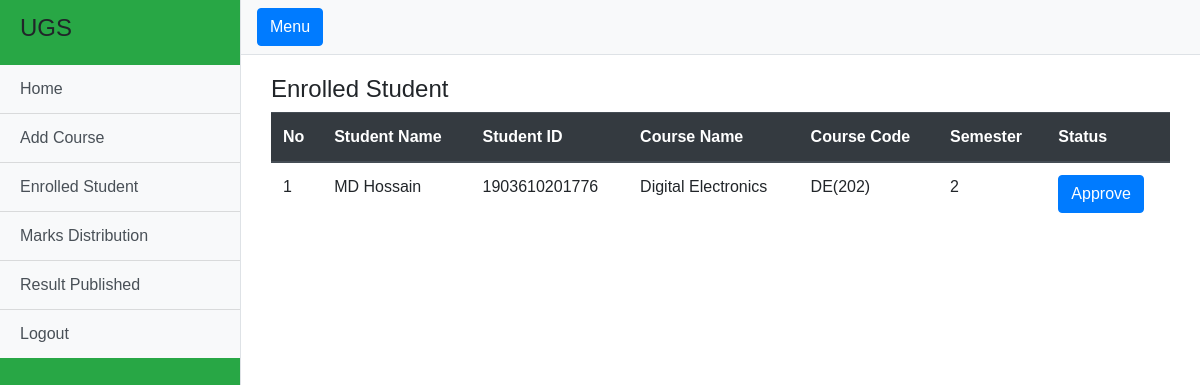
/admin/enrolled_student.php (signed in), run on the app's committed database.
### tables this page shows
CREATE TABLE IF NOT EXISTS `enrolled_course` (
  `id` int(11) NOT NULL AUTO_INCREMENT,
  `course_id` int(11) NOT NULL,
  `student_id` int(11) NOT NULL,
  `status` int(11) NOT NULL,
  PRIMARY KEY (`id`)
);

CREATE TABLE IF NOT EXISTS `student_info` (
  `id` int(11) NOT NULL AUTO_INCREMENT,
  `name` varchar(30) NOT NULL,
  `student_id` varchar(30) NOT NULL,
  `email` varchar(30) NOT NULL,
  `password` varchar(100) NOT NULL,
  PRIMARY KEY (`id`)
);

CREATE TABLE IF NOT EXISTS `course` (
  `id` int(11) NOT NULL AUTO_INCREMENT,
  `name` varchar(30) NOT NULL,
  `code` varchar(10) NOT NULL,
  `semester` int(11) NOT NULL,
  `avail` int(11) NOT NULL,
  PRIMARY KEY (`id`)
);

### admin/enrolled_student.php (the view, shortened to what this page needs)
<?php
require_once ("../libs/conn.php");
?>
<!DOCTYPE html>
<html lang="en">
<head>
  <link href="vendor/bootstrap/css/bootstrap.min.css" rel="stylesheet">
  <link href="css/simple-sidebar.css" rel="stylesheet">
</head>
<body style="font-family: 'SolaimanLipi', Arial, sans-serif !important;" >
  <div class="d-flex" id="wrapper">
    <?php include("sidebar.php");?>
    <div id="page-content-wrapper">
      <nav  class="navbar navbar-expand-lg navbar-light bg-light border-bottom" >
        <button class="btn btn-primary" id="menu-toggle">Menu</button>
      </nav>
      <div class="container-fluid">
	  <div class="container">
      <h4 style="margin-top: 20px;">Enrolled Student</h4>
      <table id="t_table" class="table" >
                        <thead class="thead-dark">
                            <tr>
                            <th scope="col">No</th>
                            <th scope="col">Student Name</th>
                            <th scope="col">Student ID</th>
                            <th scope="col">Course Name</th>
                            <th scope="col">Course Code</th>
                            <th scope="col">Semester</th>
                            <th scope="col">Status</th>
                            </tr>
                        </thead>
                        <tbody>
                            <?php
                                    $retrive = "SELECT course.id as courseid, student_info.id as studentid, enrolled_course.status as status, course.name as course_name, course.code as course_code, course.semester as semester, student_info.student_id as std_id,  student_info.name as std_name, enrolled_course.id as en_id FROM enrolled_course JOIN  course on enrolled_course.course_id  = course.id
                                    JOIN student_info on enrolled_course.student_id = student_info.id
                                    ";
                                    $i = 0;
                                    $result = mysqli_query($conn,$retrive);
                                    while($row = mysqli_fetch_array($result)){
                                      $courseid = $row['courseid'];
                                      $studentid = $row['studentid'];
                                      $en_id = $row['en_id'];
                                        $i++;
                                        ?>
                                    <tr>
                                        <td><?php echo $i;?></td>
                                        <td><?php echo $row['std_name']?></td>
                                        <td><?php echo $row['std_id']?></td>
                                        <td><?php echo $row['course_name']?></td>
                                        <td><?php echo $row['course_code']?></td>
                                        <td><?php echo $row['semester']?></td>
                                        <?php
                                        if($row['status']==0){
                                          echo '<td><button class="btn btn-secondary"><a style="color:white; text-decoration:none;" href="approved.php?course_id='.$courseid.'&student_id='.$studentid.'&id='.$en_id.'">Unapprove</a></button></td>';
                                        }else{
                                          echo '<td><button class="btn btn-primary"><a style="color:white; text-decoration:none;">Approve</a></button></td>';
                                        }
                                        ?>
                                        </tr>
                                <?php
                                }
                                ?>
                        </tbody>
                    </table>
        </div>
      </div>
    </div>
	</div>
</body>
</html>

### admin/css/simple-sidebar.css (style rules this page uses)
#wrapper { overflow-x: hidden; }
#page-content-wrapper { min-width: 100vw; }
@media (min-width: 768px) { #page-content-wrapper { min-width: 0; width: 100%; } }

### data on the page
enrolled_course: student_info.name "MD Hossain", student_info.student_id "1903610201776", course.name "Digital Electronics", course.code "DE(202)", course.semester "2", status "Approve"
